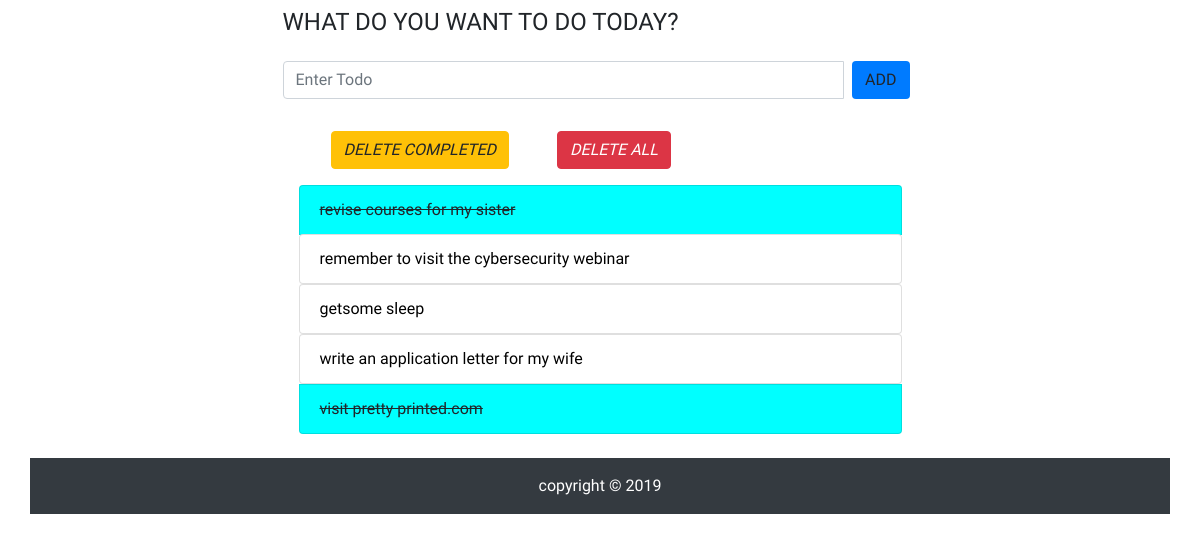
Before: / with the older database file.
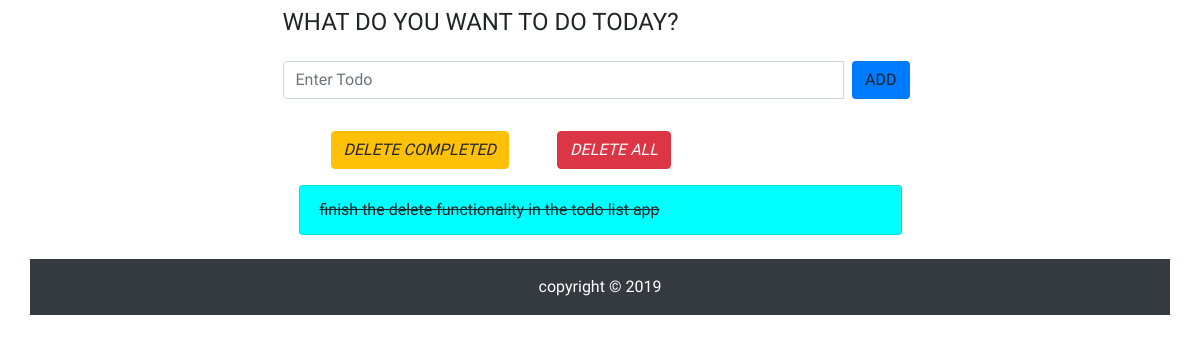
After: the same page with the newer database file.
### todo/models.py (models this page shows, shortened)
class Todo(models.Model):
    text = models.CharField(max_length=50)
    complete = models.BooleanField(default=False)

### todo/views.py (the view)
# urls.py: path('', views.index, name='index'),
def index(request):
    todo_list = Todo.objects.order_by('-id')
    form = TodoForm()
    context={
        'todo_list': todo_list,
        'form': form
    }
    return render(request, 'todo/index.html',context)

### todo/forms.py
class TodoForm(forms.Form):
    text = forms.CharField(
        max_length=100,
        widget=forms.TextInput(attrs={
            'class': 'form-control',
            'placeholder': 'Enter Todo',
            'aria-label': 'Todo',
            'aria-describedby': 'add-btn'
        })
    )

### todo/templates/todo/index.html (shortened to what this page needs)
{% load static %}
<!DOCTYPE html>
<html lang="en">
<head>
    <link rel="stylesheet" href="https://stackpath.bootstrapcdn.com/bootstrap/4.3.1/css/bootstrap.min.css">
    <link rel="stylesheet" href="{% static 'todo/styles.css' %}">
</head>
<body>
    <div class="container" id="wrapper">
        <div class="row">
            <div class="col-lg-7 col-lg-offset-6 py-2 m-auto" id="content">
                <h4>WHAT DO YOU WANT TO DO TODAY?</h4>
                <form action="{% url 'add' %}" method="POST" role="form" >
                    <div class="form-group py-3">
                        <div class="input-group">
                             {{ form.text }}
                             <span class="input-group-btn px-2">
                                 <button type="submit" class="btn btn-default bg-primary" id="add-btn">ADD</button>
                             </span>
                        </div>
                    </div>
                </form>
                <div class="row t10">
                    <div class="col-lg-12 align-items-center">
                        <div class="btn-toolbar ">
                            <div class="btn-group px-5">
                                <a href="{% url 'delete_completed' %}"><button type="submit" class="btn btn-warning">
                                    <i class="glyphicon glyphicon-trash">DELETE COMPLETED</i>
                                </button></a>
                            </div>
                            <div class="btn-group">
                                <a href="{% url 'delete_all' %}"><button type="submit" class="btn btn-danger">
                                    <i class="glyphicon glyphicon-trash">DELETE ALL</i>
                                </button></a>
                            </div>
                        </div>
                    </div>
                </div>
                <ul class="list-group t20 p-3">
                    {% for todo in todo_list %}
                        {% if todo.complete %}
                        <li class="list-group-item todo-completed"> {{ todo.text }}</li>
                        {% else %}
                        <a href="{% url 'complete' todo.id %}"><li class="list-group-item">{{ todo.text }}</li></a>
                        {% endif %}
                    {% endfor %}
                </ul>
            </div>
        </div>
        <footer>
            <div class="row pad bg-dark">
                <div class="col-lg-12 text-center text-white py-3">
                    copyright &copy; 2019
                </div>
            </div>
        </footer>
    </div>
</body>
</html>

### todo/static/todo/styles.css (style rules this page uses)
body { font-family: 'Open Sans Condensed', sans-serif; }
.todo-completed { background-color: aqua; text-decoration: line-through; }
a, a:hover { color: black; text-decoration: none; }

Changed rows visible on the page:
removed Todo: text "revise courses for my sister"
removed Todo: text "remember to visit the cybersecurity webinar"
removed Todo: text "getsome sleep"
removed Todo: text "write an application letter for my wife"
removed Todo: text "visit pretty printed.com"
added Todo: text "finish the delete functionality in the todo list app"
